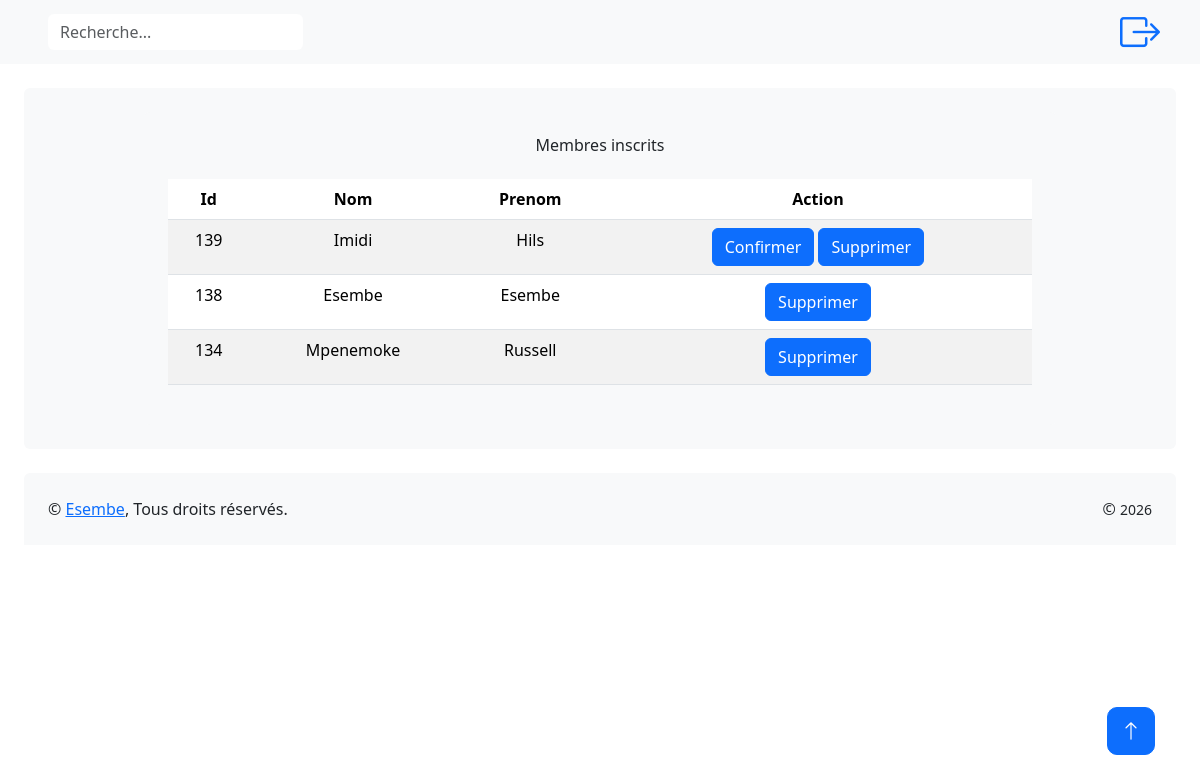
The app's page /administration/membres_insc.php (signed in) with its own data.
### tables this page shows
CREATE TABLE `membre_esembe` (
  `id` int(11) NOT NULL,
  `nom` varchar(255) NOT NULL,
  `postnom` varchar(25) NOT NULL,
  `prenom` varchar(255) NOT NULL,
  `sexe` text NOT NULL,
  `mail` text NOT NULL,
  `type` text NOT NULL,
  `phone` text NOT NULL,
  `motdepasse` text NOT NULL,
  `status` text NOT NULL,
  `last_activity` text NOT NULL,
  `date_inscription` datetime NOT NULL,
  `confirme` int(11) NOT NULL,
  `statut` text NOT NULL,
  `derniere_activite` datetime NOT NULL,
  `avatar` longtext NOT NULL,
  `couverture` longtext NOT NULL,
  `id_parent` int(11) NOT NULL,
  `id_ancetre` int(11) NOT NULL
);

### administration/membres_insc.php (the view, shortened to what this page needs)
<?php
require_once('../connexiondb.php');
if(isset($_GET['search']) && !empty($_GET['search'])) {
   $search = htmlspecialchars($_GET['search']);
   $membres = $bdd->query("SELECT * FROM membre_esembe WHERE nom LIKE '%$search%' OR prenom LIKE '%$search%' ORDER BY id DESC");
} else {
   $membres = $bdd->query('SELECT * FROM membre_esembe ORDER BY id DESC');
}
?>
<!DOCTYPE html>
<html lang="en">
<head>
    <link href="https://cdnjs.cloudflare.com/ajax/libs/font-awesome/5.10.0/css/all.min.css" rel="stylesheet">
    <link href="https://cdn.jsdelivr.net/npm/bootstrap-icons@1.4.1/font/bootstrap-icons.css" rel="stylesheet">
    <link href="lib/owlcarousel/assets/owl.carousel.min.css" rel="stylesheet">
    <link href="lib/tempusdominus/css/tempusdominus-bootstrap-4.min.css" rel="stylesheet" />
    <link href="css/bootstrap.min.css" rel="stylesheet">
    <link href="css/style.css" rel="stylesheet">
</head>
<body>
            <nav class="navbar navbar-expand bg-light navbar-light sticky-top px-4 py-0">
                <form class=" d-md-flex ms-4" action="" method="GET">
                    <input class="form-control border-0" name="search" type="text" placeholder="Recherche...">
                </form>
                <div class="navbar-nav align-items-center ms-auto">
                <div class="nav-item dropdown">
                        <a href="bureau_admin" class="nav-link">
                            <i class="bi bi-box-arrow-right text-primary display-6 me-lg-2"></i>
                        </a>
                    </div>
                </div>
            </nav>
            <div class="container-fluid pt-4 px-4">
                <div class="row vh-80 bg-light rounded align-items-center justify-content-center mx-0">
                    <div class="col-md-10 text-center p-4">
                        <div class="bg-light rounded h-100 p-4 table-responsive">
                            <h6 class="mb-4">Membres inscrits</h6>
                            <?php if($membres->rowCount() > 0) { ?>
                            <table class="table table-striped">
                                <thead class="bg-primary text-white">
                                    <tr>
                                        <th scope="col">Id</th>
                                        <th scope="col">Nom</th>
                                        <th scope="col">Prenom</th>
                                        <th scope="col">Action</th>
                                    </tr>
                                </thead>
                                <tbody>
                                <?php while($m = $membres->fetch()) { ?>
      <li style="list-style:none;">
                                <tr>
                                    <td><?= $m['id'] ?></td>
                                    <td><?= $m['nom'] ?></td>
                                    <td><?= $m['prenom'] ?></td>
                                    <td><?php if($m['confirme'] == 0) { ?>
          <a href="membres_insc.php?type=membre&confirme=<?= $m['id'] ?>" class="btn btn-primary">Confirmer</a><?php } ?>
          <a href="membres_insc.php?type=membre&supprime=<?= $m['id'] ?>" class="btn btn-primary">Supprimer</a></li></td>
                                 <?php } ?>
                                </tbody>
                            </table>
                            <?php } else { ?>
    <p>Aucun utilisateur trouvé</p>
   <?php } ?>
                        </div>
   </div>
    </div>
   </div>
            <div class="container-fluid pt-4 px-4">
                <div class="bg-light rounded-top p-4">
                    <div class="row">
                        <div class="col-12 col-sm-6 text-center text-sm-start">
                            &copy; <a href="htptps://www.esemebe-business.com">Esembe</a>, Tous droits réservés. <br>
                        </div>
                        <div class="col-12 col-sm-6 text-center text-sm-end">
                            &copy;   <span class="small"><script>document.write(new Date().getFullYear())</script>
                        </div>
                    </div>
                </div>
            </div>
        <a href="#" class="btn btn-lg btn-primary btn-lg-square back-to-top"><i class="bi bi-arrow-up"></i></a>
</body>
</html>

### administration/css/style.css (style rules this page uses)
:root { --primary: #009CFF; --light: #F3F6F9; --dark: #191C24; }
.back-to-top { position: fixed; display: none; right: 45px; bottom: 45px; z-index: 99; }
.btn { transition: .5s; }
.btn.btn-primary { color: #FFFFFF; }
.btn-lg-square { width: 48px; height: 48px; }
.btn-square, .btn-sm-square, .btn-lg-square { padding: 0; display: inline-flex; align-items: center; justify-content: center; font-weight: normal; border-radius: 10px; }

### records on screen
membre_esembe: id "139", nom "Imidi", prenom "Hils"
membre_esembe: id "138", nom "Esembe", prenom "Esembe"
membre_esembe: id "134", nom "Mpenemoke", prenom "Russell"
